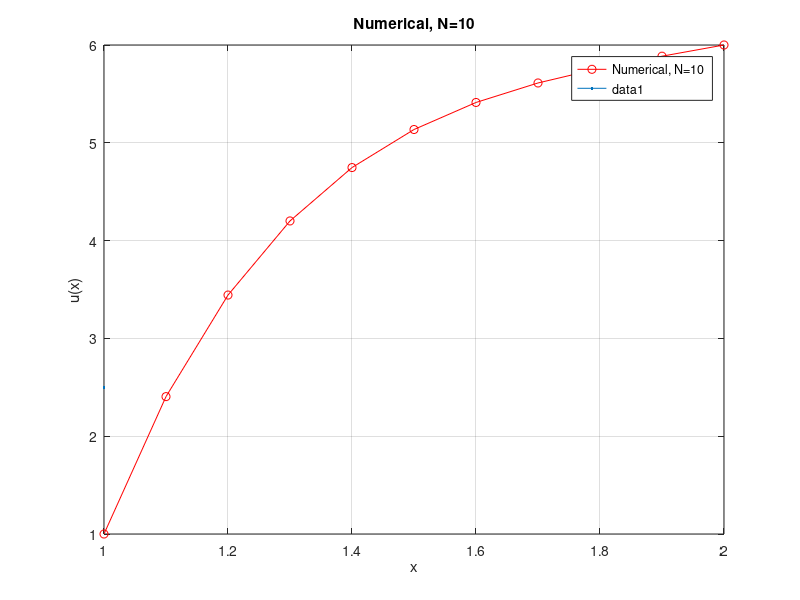
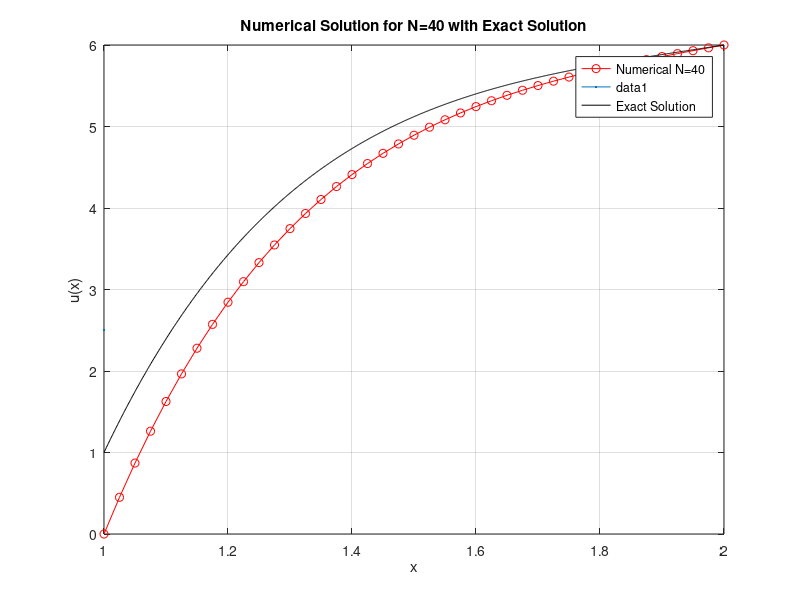

Write MATLAB code to recreate these figures, in order.
%Tomas Salaz Math/CS375 Numerical Methods
%HW7 due 11/26

%% 2: Numerical Solutions to ODE
% Relavent functions to the problem
% f(x) = u"(x) + P(x)u'(x) + Q(x)u  u(a)=alpha u(b)=beta
% 4x^2 = u"(x) + 3u'(x) + 2u(x)  u(1)=1  u(2)=6 

% Parameters of the problem
P = @(x) 3;
Q = @(x) 2;
f = @(x) 4 * x.^2;
u_exact = @(x) 7 - 6*x + 2*x.^2 + (-exp(3)*(2 + 3*exp(1))/(exp(1) - 1))*exp(-2*x) + (2*exp(1) + 3*exp(3))/(exp(1) - 1)*exp(-x);

% Boundary conditions
a = 1;b = 2;alpha = 1;beta = 6;

% For N = 10
N10= 10;
h10 = (b - a) / N10;
x10 = linspace(a, b, N10+1);   % 10 evenly-spaced points on [1,2]

% Initialize the coefficients of the tridiagonal system for N=10
A10 = zeros(N10+1, N10+1);
b_vec10 = zeros(N10+1, 1);

% Apply boundary conditions for N=10
A10(1, 1) = 1; b_vec10(1) = alpha; % u(a) = alpha
A10(N10+1, N10+1) = 1; b_vec10(N10+1) = beta; % u(b) = beta

% Fill the matrix 
for i = 2:N10
    xi = x10(i);
    P_i = P(xi);
    Q_i = Q(xi);
    f_i = f(xi);

    A10(i, i-1) = 1 - h10/2 * P_i;
    A10(i, i) = -2 + h10^2 * Q_i;
    A10(i, i+1) = 1 + h10/2 * P_i;
    b_vec10(i) = h10^2 * f_i;
end

% Solve the system for N=10
u10 = A10 \ b_vec10;

% Plot for N = 10
figure;
plot(x10, u10, 'r-o', 'DisplayName', 'Numerical, N=10', MarkerSize=2.5);
title('Numerical, N=10');
xlabel('x');
ylabel('u(x)');
legend;
grid on;

% Solve for N = 40
N40= 40;
h40 = (b - a) / N40;
x40 = linspace(a, b, N40+1); % Grid points
% Initialize the coefficients of the tridiagonal system for N=40
A40 = zeros(N40+1, N40+1);
b_vec40 = zeros(N40+1, 1);
% Apply boundary conditions for N=40
A40(1, 1) = 1; b_vec10(1) = alpha; % u(a) = alpha
A40(N40+1, N40+1) = 1; b_vec40(N40+1) = beta; % u(b) = beta
% Fill the matrix 
for i = 2:N40
    xi = x40(i);
    P_i = P(xi);
    Q_i = Q(xi);
    f_i = f(xi);

    A40(i, i-1) = 1 - h40/2 * P_i;
    A40(i, i) = -2 + h40^2 * Q_i;
    A40(i, i+1) = 1 + h40/2 * P_i;
    b_vec40(i) = h40^2 * f_i;
end

% Solve the system for N=40
u40 = A40 \ b_vec40;
% Plot for N = 40 with Exact Solution
figure;
plot(x40, u40, 'r-o', 'DisplayName', 'Numerical N=40', MarkerSize=2.5);
hold on;
x_exact = linspace(a, b, 1000);
plot(x_exact, u_exact(x_exact), 'k-', 'DisplayName', 'Exact Solution');
title('Numerical Solution for N=40 with Exact Solution');
xlabel('x');
ylabel('u(x)');
legend;
grid on;
hold off;
